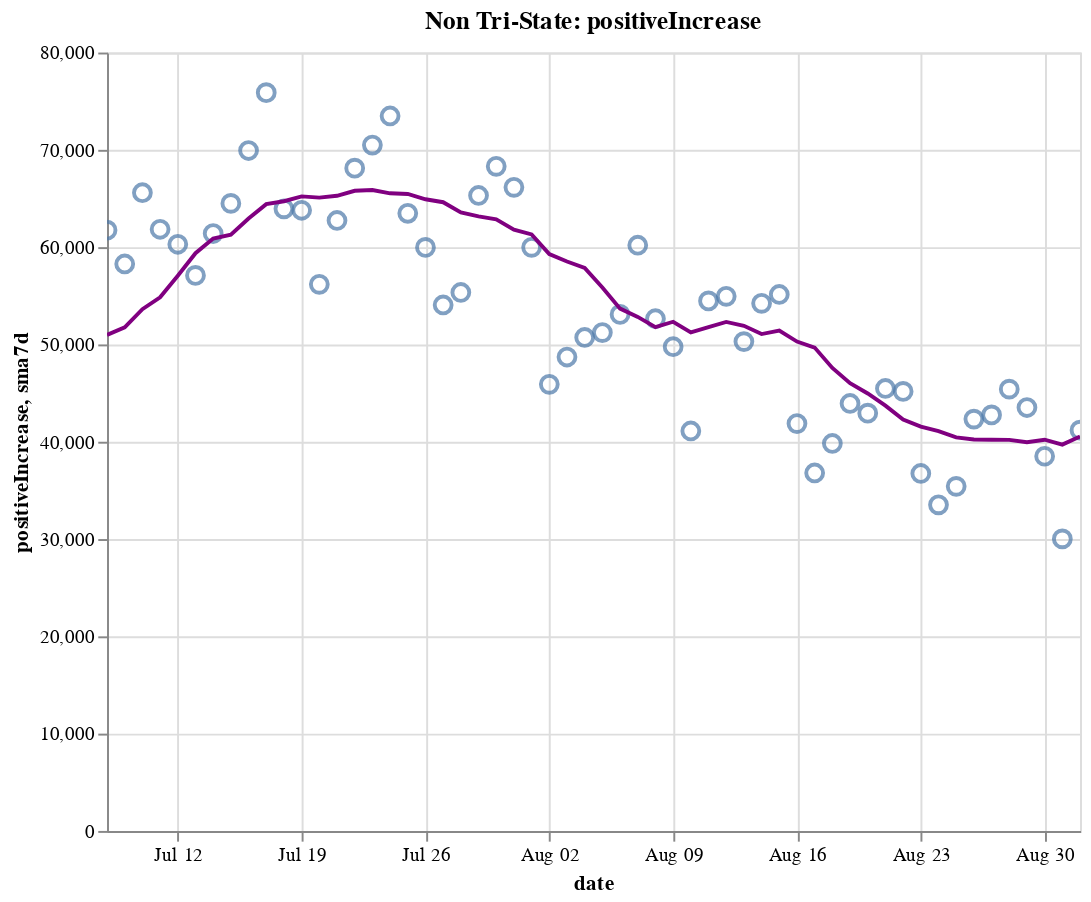

This figure's notebook cell:
### Code cell
create_plot(non_tristate, 'positiveIncrease')

### Figure 1 — Vega-Lite specification as saved in the notebook (floating-point values rounded to 4 significant figures)
{"config": {"view": {"continuousWidth": 400, "continuousHeight": 300}}, "layer": [{"layer": [{"mark": {"type": "point", "size": 75}, "encoding": {"tooltip": [{"type": "temporal", "field": "date"}, {"type": "quantitative", "field": "positiveIncrease"}, {"type": "quantitative", "field": "sma7d"}], "x": {"type": "temporal", "field": "date"}, "y": {"type": "quantitative", "field": "positiveIncrease"}}, "selection": {"selector014": {"type": "interval", "bind": "scales", "encodings": ["x", "y"]}}}, {"mark": {"type": "line", "color": "purple"}, "encoding": {"x": {"type": "temporal", "field": "date"}, "y": {"type": "quantitative", "field": "sma7d"}}}]}, {"mark": {"type": "rule", "color": "#aaa"}, "encoding": {"x": {"type": "temporal", "field": "date"}}, "transform": [{"filter": {"selection": "selector013"}}]}, {"mark": "circle", "encoding": {"opacity": {"condition": {"value": 1, "selection": "selector013"}, "value": 0}, "tooltip": [{"type": "temporal", "field": "date"}, {"type": "quantitative", "field": "positiveIncrease"}, {"type": "quantitative", "field": "sma7d"}], "x": {"type": "temporal", "field": "date"}, "y": {"type": "quantitative", "field": "positiveIncrease"}}, "selection": {"selector013": {"type": "single", "encodings": ["x"], "on": "mouseover", "nearest": true, "empty": "none"}}}, {"mark": {"type": "text", "align": "left", "dx": 5, "dy": -5, "stroke": "white", "strokeWidth": 2}, "encoding": {"text": {"type": "quantitative", "field": "positiveIncrease"}, "tooltip": [{"type": "temporal", "field": "date"}, {"type": "quantitative", "field": "positiveIncrease"}, {"type": "quantitative", "field": "sma7d"}], "x": {"type": "temporal", "field": "date"}, "y": {"type": "quantitative", "field": "positiveIncrease"}}, "transform": [{"filter": {"selection": "selector013"}}]}, {"mark": {"type": "text", "align": "left", "dx": 5, "dy": -5}, "encoding": {"text": {"type": "quantitative", "field": "positiveIncrease"}, "tooltip": [{"type": "temporal", "field": "date"}, {"type": "quantitative", "field": "positiveIncrease"}, {"type": "quantitative", "field": "sma7d"}], "x": {"type": "temporal", "field": "date"}, "y": {"type": "quantitative", "field": "positiveIncrease"}}, "transform": [{"filter": {"selection": "selector013"}}]}], "data": {"name": "data-a1a8e247a22bc5deb5a2218c71188113"}, "height": 400, "title": "Non Tri-State: positiveIncrease", "width": 500, "$schema": "https://vega.github.io/schema/vega-lite/v4.8.1.json", "datasets": {"data-a1a8e247a22bc5deb5a2218c71188113": [{"date": "2020-07-08T00:00:00", "totalTestResultsIncrease": 560000.0, "positiveIncrease": 61740.0, "death": 80010.0, "deathIncrease": 730.0, "positiveRate": 0.11, "state": "Non Tri-State", "sma7d": 50970.0}, {"date": "2020-07-09T00:00:00", "totalTestResultsIncrease": 609500.0, "positiveIncrease": 58270.0, "death": 80840.0, "deathIncrease": 822.0, "positiveRate": 0.096, "state": "Non Tri-State", "sma7d": 51770.0}, {"date": "2020-07-10T00:00:00", "totalTestResultsIncrease": 717600.0, "positiveIncrease": 65590.0, "death": 81650.0, "deathIncrease": 814.0, "positiveRate": 0.091, "state": "Non Tri-State", "sma7d": 53630.0}, {"date": "2020-07-11T00:00:00", "totalTestResultsIncrease": 600600.0, "positiveIncrease": 61840.0, "death": 82350.0, "deathIncrease": 705.0, "positiveRate": 0.103, "state": "Non Tri-State", "sma7d": 54840.0}, {"date": "2020-07-12T00:00:00", "totalTestResultsIncrease": 651700.0, "positiveIncrease": 60300.0, "death": 82810.0, "deathIncrease": 455.0, "positiveRate": 0.093, "state": "Non Tri-State", "sma7d": 57070.0}, {"date": "2020-07-13T00:00:00", "totalTestResultsIncrease": 622800.0, "positiveIncrease": 57090.0, "death": 83080.0, "deathIncrease": 275.0, "positiveRate": 0.092, "state": "Non Tri-State", "sma7d": 59380.0}, {"date": "2020-07-14T00:00:00", "totalTestResultsIncrease": 677000.0, "positiveIncrease": 61400.0, "death": 83790.0, "deathIncrease": 708.0, "positiveRate": 0.091, "state": "Non Tri-State", "sma7d": 60890.0}, {"date": "2020-07-15T00:00:00", "totalTestResultsIncrease": 677000.0, "positiveIncrease": 64500.0, "death": 84610.0, "deathIncrease": 816.0, "positiveRate": 0.095, "state": "Non Tri-State", "sma7d": 61280.0}, {"date": "2020-07-16T00:00:00", "totalTestResultsIncrease": 727800.0, "positiveIncrease": 69930.0, "death": 85500.0, "deathIncrease": 896.0, "positiveRate": 0.096, "state": "Non Tri-State", "sma7d": 62950.0}, {"date": "2020-07-17T00:00:00", "totalTestResultsIncrease": 752000.0, "positiveIncrease": 75880.0, "death": 86420.0, "deathIncrease": 915.0, "positiveRate": 0.101, "state": "Non Tri-State", "sma7d": 64420.0}, {"date": "2020-07-18T00:00:00", "totalTestResultsIncrease": 681400.0, "positiveIncrease": 63930.0, "death": 87260.0, "deathIncrease": 846.0, "positiveRate": 0.094, "state": "Non Tri-State", "sma7d": 64720.0}, {"date": "2020-07-19T00:00:00", "totalTestResultsIncrease": 703600.0, "positiveIncrease": 63790.0, "death": 87770.0, "deathIncrease": 506.0, "positiveRate": 0.091, "state": "Non Tri-State", "sma7d": 65220.0}, {"date": "2020-07-20T00:00:00", "totalTestResultsIncrease": 645700.0, "positiveIncrease": 56180.0, "death": 88110.0, "deathIncrease": 335.0, "positiveRate": 0.087, "state": "Non Tri-State", "sma7d": 65090.0}, {"date": "2020-07-21T00:00:00", "totalTestResultsIncrease": 673600.0, "positiveIncrease": 62740.0, "death": 89120.0, "deathIncrease": 1014.0, "positiveRate": 0.093, "state": "Non Tri-State", "sma7d": 65280.0}, {"date": "2020-07-22T00:00:00", "totalTestResultsIncrease": 699400.0, "positiveIncrease": 68110.0, "death": 90260.0, "deathIncrease": 1137.0, "positiveRate": 0.097, "state": "Non Tri-State", "sma7d": 65790.0}, {"date": "2020-07-23T00:00:00", "totalTestResultsIncrease": 744000.0, "positiveIncrease": 70490.0, "death": 91270.0, "deathIncrease": 1015.0, "positiveRate": 0.095, "state": "Non Tri-State", "sma7d": 65870.0}, {"date": "2020-07-24T00:00:00", "totalTestResultsIncrease": 803900.0, "positiveIncrease": 73480.0, "death": 92400.0, "deathIncrease": 1129.0, "positiveRate": 0.091, "state": "Non Tri-State", "sma7d": 65530.0}, {"date": "2020-07-25T00:00:00", "totalTestResultsIncrease": 719000.0, "positiveIncrease": 63480.0, "death": 93400.0, "deathIncrease": 999.0, "positiveRate": 0.088, "state": "Non Tri-State", "sma7d": 65470.0}, {"date": "2020-07-26T00:00:00", "totalTestResultsIncrease": 732400.0, "positiveIncrease": 59970.0, "death": 93940.0, "deathIncrease": 544.0, "positiveRate": 0.082, "state": "Non Tri-State", "sma7d": 64920.0}, {"date": "2020-07-27T00:00:00", "totalTestResultsIncrease": 642900.0, "positiveIncrease": 54060.0, "death": 94970.0, "deathIncrease": 1026.0, "positiveRate": 0.084, "state": "Non Tri-State", "sma7d": 64620.0}, {"date": "2020-07-28T00:00:00", "totalTestResultsIncrease": 672600.0, "positiveIncrease": 55340.0, "death": 96060.0, "deathIncrease": 1086.0, "positiveRate": 0.082, "state": "Non Tri-State", "sma7d": 63560.0}, {"date": "2020-07-29T00:00:00", "totalTestResultsIncrease": 730700.0, "positiveIncrease": 65310.0, "death": 97520.0, "deathIncrease": 1466.0, "positiveRate": 0.089, "state": "Non Tri-State", "sma7d": 63160.0}, {"date": "2020-07-30T00:00:00", "totalTestResultsIncrease": 711300.0, "positiveIncrease": 68310.0, "death": 98750.0, "deathIncrease": 1229.0, "positiveRate": 0.096, "state": "Non Tri-State", "sma7d": 62850.0}, {"date": "2020-07-31T00:00:00", "totalTestResultsIncrease": 611000.0, "positiveIncrease": 66150.0, "death": 100000.0, "deathIncrease": 1295.0, "positiveRate": 0.108, "state": "Non Tri-State", "sma7d": 61800.0}, {"date": "2020-08-01T00:00:00", "totalTestResultsIncrease": 662600.0, "positiveIncrease": 59980.0, "death": 101200.0, "deathIncrease": 1164.0, "positiveRate": 0.091, "state": "Non Tri-State", "sma7d": 61300.0}, {"date": "2020-08-02T00:00:00", "totalTestResultsIncrease": 591300.0, "positiveIncrease": 45900.0, "death": 101700.0, "deathIncrease": 486.0, "positiveRate": 0.078, "state": "Non Tri-State", "sma7d": 59290.0}, {"date": "2020-08-03T00:00:00", "totalTestResultsIncrease": 639400.0, "positiveIncrease": 48710.0, "death": 102200.0, "deathIncrease": 502.0, "positiveRate": 0.076, "state": "Non Tri-State", "sma7d": 58530.0}, {"date": "2020-08-04T00:00:00", "totalTestResultsIncrease": 638600.0, "positiveIncrease": 50720.0, "death": 103400.0, "deathIncrease": 1241.0, "positiveRate": 0.079, "state": "Non Tri-State", "sma7d": 57870.0}, {"date": "2020-08-05T00:00:00", "totalTestResultsIncrease": 593000.0, "positiveIncrease": 51220.0, "death": 104800.0, "deathIncrease": 1335.0, "positiveRate": 0.086, "state": "Non Tri-State", "sma7d": 55850.0}, {"date": "2020-08-06T00:00:00", "totalTestResultsIncrease": 642000.0, "positiveIncrease": 53090.0, "death": 106000.0, "deathIncrease": 1238.0, "positiveRate": 0.083, "state": "Non Tri-State", "sma7d": 53680.0}, {"date": "2020-08-07T00:00:00", "totalTestResultsIncrease": 685100.0, "positiveIncrease": 60200.0, "death": 107300.0, "deathIncrease": 1313.0, "positiveRate": 0.088, "state": "Non Tri-State", "sma7d": 52830.0}, {"date": "2020-08-08T00:00:00", "totalTestResultsIncrease": 608500.0, "positiveIncrease": 52640.0, "death": 108400.0, "deathIncrease": 1075.0, "positiveRate": 0.087, "state": "Non Tri-State", "sma7d": 51780.0}, {"date": "2020-08-09T00:00:00", "totalTestResultsIncrease": 609200.0, "positiveIncrease": 49760.0, "death": 109000.0, "deathIncrease": 604.0, "positiveRate": 0.082, "state": "Non Tri-State", "sma7d": 52330.0}, {"date": "2020-08-10T00:00:00", "totalTestResultsIncrease": 626400.0, "positiveIncrease": 41110.0, "death": 109400.0, "deathIncrease": 417.0, "positiveRate": 0.066, "state": "Non Tri-State", "sma7d": 51250.0}, {"date": "2020-08-11T00:00:00", "totalTestResultsIncrease": 648300.0, "positiveIncrease": 54470.0, "death": 110700.0, "deathIncrease": 1307.0, "positiveRate": 0.084, "state": "Non Tri-State", "sma7d": 51780.0}, {"date": "2020-08-12T00:00:00", "totalTestResultsIncrease": 378700.0, "positiveIncrease": 54950.0, "death": 112200.0, "deathIncrease": 1495.0, "positiveRate": 0.145, "state": "Non Tri-State", "sma7d": 52320.0}, {"date": "2020-08-13T00:00:00", "totalTestResultsIncrease": 776600.0, "positiveIncrease": 50290.0, "death": 113400.0, "deathIncrease": 1145.0, "positiveRate": 0.065, "state": "Non Tri-State", "sma7d": 51920.0}, {"date": "2020-08-14T00:00:00", "totalTestResultsIncrease": 740400.0, "positiveIncrease": 54220.0, "death": 114600.0, "deathIncrease": 1199.0, "positiveRate": 0.073, "state": "Non Tri-State", "sma7d": 51060.0}, {"date": "2020-08-15T00:00:00", "totalTestResultsIncrease": 636500.0, "positiveIncrease": 55140.0, "death": 115800.0, "deathIncrease": 1200.0, "positiveRate": 0.087, "state": "Non Tri-State", "sma7d": 51420.0}, {"date": "2020-08-16T00:00:00", "totalTestResultsIncrease": 683900.0, "positiveIncrease": 41870.0, "death": 116400.0, "deathIncrease": 611.0, "positiveRate": 0.061, "state": "Non Tri-State", "sma7d": 50290.0}, {"date": "2020-08-17T00:00:00", "totalTestResultsIncrease": 548000.0, "positiveIncrease": 36790.0, "death": 116800.0, "deathIncrease": 394.0, "positiveRate": 0.067, "state": "Non Tri-State", "sma7d": 49680.0}, {"date": "2020-08-18T00:00:00", "totalTestResultsIncrease": 564300.0, "positiveIncrease": 39820.0, "death": 118000.0, "deathIncrease": 1178.0, "positiveRate": 0.071, "state": "Non Tri-State", "sma7d": 47580.0}, {"date": "2020-08-19T00:00:00", "totalTestResultsIncrease": 558900.0, "positiveIncrease": 43930.0, "death": 119400.0, "deathIncrease": 1402.0, "positiveRate": 0.079, "state": "Non Tri-State", "sma7d": 46010.0}, {"date": "2020-08-20T00:00:00", "totalTestResultsIncrease": 582400.0, "positiveIncrease": 42940.0, "death": 120500.0, "deathIncrease": 1122.0, "positiveRate": 0.074, "state": "Non Tri-State", "sma7d": 44960.0}, {"date": "2020-08-21T00:00:00", "totalTestResultsIncrease": 622200.0, "positiveIncrease": 45480.0, "death": 121600.0, "deathIncrease": 1109.0, "positiveRate": 0.073, "state": "Non Tri-State", "sma7d": 43710.0}, {"date": "2020-08-22T00:00:00", "totalTestResultsIncrease": 645900.0, "positiveIncrease": 45170.0, "death": 122600.0, "deathIncrease": 1023.0, "positiveRate": 0.07, "state": "Non Tri-State", "sma7d": 42290.0}, {"date": "2020-08-23T00:00:00", "totalTestResultsIncrease": 555200.0, "positiveIncrease": 36740.0, "death": 123200.0, "deathIncrease": 563.0, "positiveRate": 0.066, "state": "Non Tri-State", "sma7d": 41550.0}, {"date": "2020-08-24T00:00:00", "totalTestResultsIncrease": 547000.0, "positiveIncrease": 33520.0, "death": 123500.0, "deathIncrease": 333.0, "positiveRate": 0.061, "state": "Non Tri-State", "sma7d": 41080.0}, {"date": "2020-08-25T00:00:00", "totalTestResultsIncrease": 552300.0, "positiveIncrease": 35410.0, "death": 124600.0, "deathIncrease": 1138.0, "positiveRate": 0.064, "state": "Non Tri-State", "sma7d": 40460.0}, {"date": "2020-08-26T00:00:00", "totalTestResultsIncrease": 544800.0, "positiveIncrease": 42320.0, "death": 125900.0, "deathIncrease": 1280.0, "positiveRate": 0.078, "state": "Non Tri-State", "sma7d": 40230.0}, {"date": "2020-08-27T00:00:00", "totalTestResultsIncrease": 625700.0, "positiveIncrease": 42760.0, "death": 127000.0, "deathIncrease": 1116.0, "positiveRate": 0.068, "state": "Non Tri-State", "sma7d": 40200.0}, {"date": "2020-08-28T00:00:00", "totalTestResultsIncrease": 671000.0, "positiveIncrease": 45410.0, "death": 128000.0, "deathIncrease": 1011.0, "positiveRate": 0.068, "state": "Non Tri-State", "sma7d": 40190.0}, {"date": "2020-08-29T00:00:00", "totalTestResultsIncrease": 623200.0, "positiveIncrease": 43520.0, "death": 129100.0, "deathIncrease": 1005.0, "positiveRate": 0.07, "state": "Non Tri-State", "sma7d": 39950.0}, {"date": "2020-08-30T00:00:00", "totalTestResultsIncrease": 617900.0, "positiveIncrease": 38510.0, "death": 129500.0, "deathIncrease": 463.0, "positiveRate": 0.062, "state": "Non Tri-State", "sma7d": 40210.0}, {"date": "2020-08-31T00:00:00", "totalTestResultsIncrease": 552200.0, "positiveIncrease": 30020.0, "death": 129900.0, "deathIncrease": 357.0, "positiveRate": 0.054, "state": "Non Tri-State", "sma7d": 39710.0}, {"date": "2020-09-01T00:00:00", "totalTestResultsIncrease": 606600.0, "positiveIncrease": 41190.0, "death": 130900.0, "deathIncrease": 1018.0, "positiveRate": 0.068, "state": "Non Tri-State", "sma7d": 40530.0}]}}
